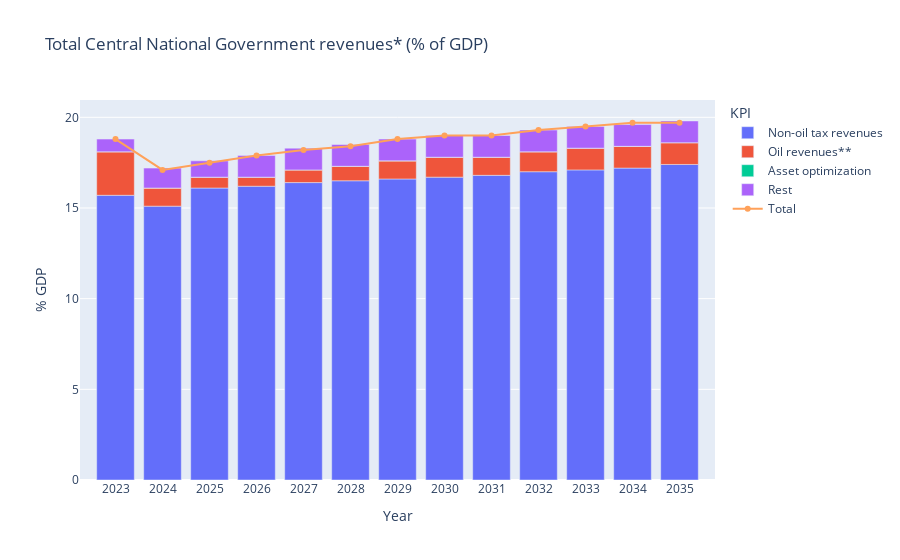

The notebook cell saved with this chart:
### Code cell
import plotly.express as px
import plotly.graph_objects as go
from plotly.offline import plot, iplot, init_notebook_mode
init_notebook_mode(connected=True)

fig = px.bar(data_g36_graph[data_g36_graph.KPI != "Total"], x="Year", y="% GDP", color="KPI", title="Total Central National Government revenues* (% of GDP)")
fig.add_trace(go.Scatter(x=data_g36_graph[data_g36_graph.KPI == "Total"]['Year'], y=data_g36_graph[data_g36_graph.KPI == "Total"]['% GDP'], name="Total"))
fig.show()

fig.write_html('./G36.html')

### Figure 1 — Plotly figure (JSON) as saved in the notebook; plotly's stock layout.template omitted (floating-point values rounded to 4 significant figures)
{"data": [{"alignmentgroup": "True", "hovertemplate": "KPI=Non-oil tax revenues<br>Year=%{x}<br>% GDP=%{y}<extra></extra>", "legendgroup": "Non-oil tax revenues", "marker": {"color": "#636efa", "pattern": {"shape": ""}}, "name": "Non-oil tax revenues", "offsetgroup": "Non-oil tax revenues", "orientation": "v", "showlegend": true, "textposition": "auto", "type": "bar", "x": ["2023", "2024", "2025", "2026", "2027", "2028", "2029", "2030", "2031", "2032", "2033", "2034", "2035"], "xaxis": "x", "y": [15.7, 15.1, 16.1, 16.2, 16.4, 16.5, 16.6, 16.7, 16.8, 17, 17.1, 17.2, 17.4], "yaxis": "y"}, {"alignmentgroup": "True", "hovertemplate": "KPI=Oil revenues**<br>Year=%{x}<br>% GDP=%{y}<extra></extra>", "legendgroup": "Oil revenues**", "marker": {"color": "#EF553B", "pattern": {"shape": ""}}, "name": "Oil revenues**", "offsetgroup": "Oil revenues**", "orientation": "v", "showlegend": true, "textposition": "auto", "type": "bar", "x": ["2023", "2024", "2025", "2026", "2027", "2028", "2029", "2030", "2031", "2032", "2033", "2034", "2035"], "xaxis": "x", "y": [2.4, 1, 0.6, 0.5, 0.7, 0.8, 1, 1.1, 1, 1.1, 1.2, 1.2, 1.2], "yaxis": "y"}, {"alignmentgroup": "True", "hovertemplate": "KPI=Asset optimization<br>Year=%{x}<br>% GDP=%{y}<extra></extra>", "legendgroup": "Asset optimization", "marker": {"color": "#00cc96", "pattern": {"shape": ""}}, "name": "Asset optimization", "offsetgroup": "Asset optimization", "orientation": "v", "showlegend": true, "textposition": "auto", "type": "bar", "x": ["2023", "2024", "2025", "2026", "2027", "2028", "2029", "2030", "2031", "2032", "2033", "2034", "2035"], "xaxis": "x", "y": [0, 0, 0, 0, 0, 0, 0, 0, 0, 0, 0, 0, 0], "yaxis": "y"}, {"alignmentgroup": "True", "hovertemplate": "KPI=Rest<br>Year=%{x}<br>% GDP=%{y}<extra></extra>", "legendgroup": "Rest", "marker": {"color": "#ab63fa", "pattern": {"shape": ""}}, "name": "Rest", "offsetgroup": "Rest", "orientation": "v", "showlegend": true, "textposition": "auto", "type": "bar", "x": ["2023", "2024", "2025", "2026", "2027", "2028", "2029", "2030", "2031", "2032", "2033", "2034", "2035"], "xaxis": "x", "y": [0.7, 1.1, 0.9, 1.2, 1.2, 1.2, 1.2, 1.2, 1.2, 1.2, 1.2, 1.2, 1.2], "yaxis": "y"}, {"name": "Total", "type": "scatter", "x": ["2023", "2024", "2025", "2026", "2027", "2028", "2029", "2030", "2031", "2032", "2033", "2034", "2035"], "y": [18.8, 17.1, 17.5, 17.9, 18.2, 18.4, 18.8, 19, 19, 19.3, 19.5, 19.7, 19.7]}], "layout": {"autosize": true, "barmode": "relative", "legend": {"title": {"text": "KPI"}, "tracegroupgap": 0}, "title": {"text": "Total Central National Government revenues* (% of GDP)"}, "xaxis": {"anchor": "y", "autorange": true, "domain": [0, 1], "range": [-0.7342, 12.73], "title": {"text": "Year"}, "type": "category"}, "yaxis": {"anchor": "x", "autorange": true, "domain": [0, 1], "range": [0, 21.2], "title": {"text": "% GDP"}, "type": "linear"}}}
